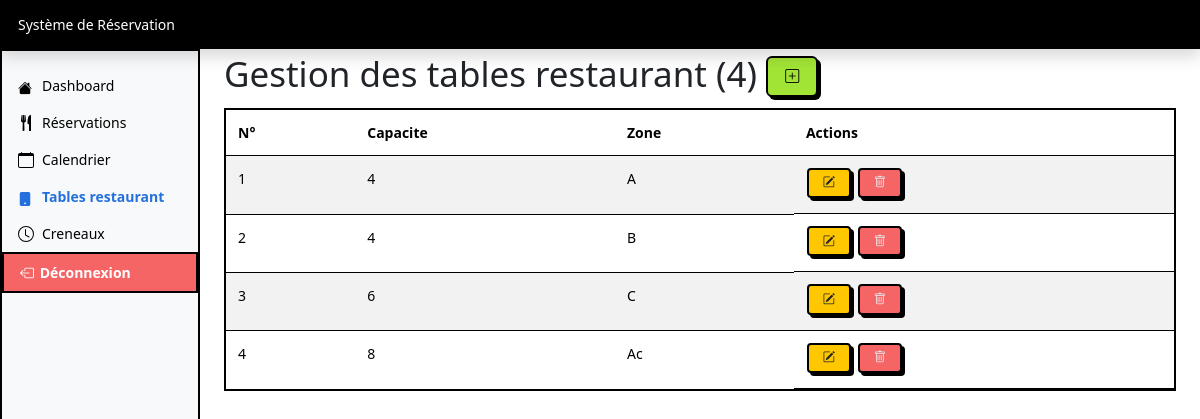
/index.php?action=table_restaurant (signed in), run on the app's committed database.
### tables this page shows
CREATE TABLE `tables_restaurant` (
  `id` int(11) NOT NULL,
  `numero` int(11) NOT NULL,
  `capacite` int(11) NOT NULL,
  `zone` varchar(50) DEFAULT NULL
);

### src/controllers/table_restaurant.php (called while the page is built, shortened)
<?php
require_once('src/model/table_restaurant.php');
class TableRestaurantController
{
    protected $tableRestaurantRepository;
    public function __construct()
    {
        $this->tableRestaurantRepository = new TableRestaurantRepository();
    }
    public function show()
    {
        $tables = $this->tableRestaurantRepository->getTablesRestaurant();
        require('templates/table_restaurant/show.php');
    }
}

### src/model/table_restaurant.php (called while the page is built, shortened)
<?php
require_once('src/lib/database.php');
class TableRestaurantRepository
{
    protected DatabaseConnection $connection;
    public function __construct()
    {
        $this->connection = new DatabaseConnection();
    }
    public function getTablesRestaurant(): array
    {
        $statement = $this->connection->getConnection()->query(
            "SELECT * FROM tables_restaurant"
        );
        $tables = [];
        while (($row = $statement->fetch())) {
            $table = new TableRestaurant();
            $table->id = $row['id'];
            $table->numero = $row['numero'];
            $table->capacite = $row['capacite'];
            $table->zone = $row['zone'];
            $tables[] = $table;
        }
        return $tables;
    }
}

### src/lib/database.php (called while the page is built, shortened)
<?php
class DatabaseConnection {
    public ?\PDO $database = null;
    public function getConnection(): \PDO{
        if($this->database === null){
            $this->database = new \PDO("mysql:host=".$_ENV['DB_HOSTNAME'].";dbname=". $_ENV['DB_NAME'] .";charset=utf8",  $_ENV['DB_USERNAME'] , $_ENV['DB_PASSWORD']);
            $this->database->setAttribute(PDO::ATTR_ERRMODE, PDO::ERRMODE_EXCEPTION);
        }
        return $this->database;
    }
}

### templates/table_restaurant/show.php (the view, shortened to what this page needs)
<h1>Gestion des tables restaurant (<?= count($tables) ?>)
  <button type="button" class="btn btn-primary" data-bs-toggle="modal" data-bs-target="#tableReservationModal">
    <i class="bi bi-plus-square"></i>
  </button>
</h1>
<table class="table table-striped">
    <thead>
        <tr>
            <th>N°</th>
            <th>Capacite</th>
            <th>Zone</th>
            <th>Actions</th>
        </tr>
    </thead>
    <tbody>
       <?php foreach($tables as $table) { ?>
        <tr>
            <td><?= $table->numero ?></td>
            <td><?= $table->capacite ?></td>
            <td><?= htmlspecialchars($table->zone) ?></td>
            <td class="d-flex">
                <button title="modifier" class="edit-btn btn btn-sm bg-warning mx-1" data-id="<?= $table->id ?>">
                  <i class="bi bi-pencil-square"></i>
                </button>
                <form action="?action=delete_table_restaurant" method="POST">
                  <button title="supprimer" type="submit" class="btn btn-sm bg-danger text-light">
                    <i class="bi bi-trash"></i>
                  </button>
                </form>
            </td>
        </tr>
     <?php } ?>
    </tbody>
</table>
<?php require('templates/layouts/admin_layout.php'); ?>

### public/css/dashboard.css (style rules this page uses)
.bi { display: inline-block; width: 1rem; height: 1rem; }

### data on the page
tables_restaurant: numero "1", capacite "4", zone "A"
tables_restaurant: numero "2", capacite "4", zone "B"
tables_restaurant: numero "3", capacite "6", zone "C"
tables_restaurant: numero "4", capacite "8", zone "Ac"

### other printed values
count($tables) "4"
